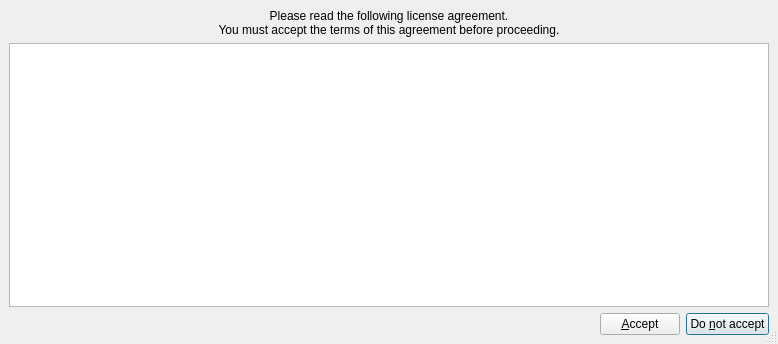
<ui version="4.0" >
 <author></author>
 <comment></comment>
 <exportmacro></exportmacro>
 <class>EULADialogBase</class>
 <widget class="QDialog" name="EULADialogBase" >
  <property name="geometry" >
   <rect>
    <x>0</x>
    <y>0</y>
    <width>778</width>
    <height>344</height>
   </rect>
  </property>
  <property name="minimumSize" >
   <size>
    <width>300</width>
    <height>300</height>
   </size>
  </property>
  <property name="windowTitle" >
   <string>License agreement</string>
  </property>
  <property name="sizeGripEnabled" >
   <bool>true</bool>
  </property>
  <layout class="QGridLayout" >
   <property name="margin" >
    <number>9</number>
   </property>
   <property name="spacing" >
    <number>6</number>
   </property>
   <item row="1" column="0" colspan="3" >
    <widget class="QTextEdit" name="eulaEdit_" >
     <property name="undoRedoEnabled" >
      <bool>false</bool>
     </property>
     <property name="lineWrapMode" >
      <enum>QTextEdit::WidgetWidth</enum>
     </property>
     <property name="readOnly" >
      <bool>true</bool>
     </property>
     <property name="acceptRichText" >
      <bool>false</bool>
     </property>
    </widget>
   </item>
   <item row="0" column="0" colspan="3" >
    <widget class="QLabel" name="eulaHeaderLabel_" >
     <property name="text" >
      <string>Please read the following license agreement. &lt;br/>You must accept the terms of this agreement before proceeding.</string>
     </property>
     <property name="textFormat" >
      <enum>Qt::RichText</enum>
     </property>
     <property name="alignment" >
      <set>Qt::AlignCenter</set>
     </property>
    </widget>
   </item>
   <item row="2" column="0" >
    <spacer>
     <property name="orientation" >
      <enum>Qt::Horizontal</enum>
     </property>
     <property name="sizeType" >
      <enum>QSizePolicy::Expanding</enum>
     </property>
     <property name="sizeHint" >
      <size>
       <width>317</width>
       <height>20</height>
      </size>
     </property>
    </spacer>
   </item>
   <item row="2" column="1" >
    <widget class="QPushButton" name="acceptButton_" >
     <property name="sizePolicy" >
      <sizepolicy>
       <hsizetype>1</hsizetype>
       <vsizetype>4</vsizetype>
       <horstretch>0</horstretch>
       <verstretch>0</verstretch>
      </sizepolicy>
     </property>
     <property name="text" >
      <string>&amp;Accept</string>
     </property>
     <property name="shortcut" >
      <string>Alt+A</string>
     </property>
     <property name="autoDefault" >
      <bool>false</bool>
     </property>
     <property name="default" >
      <bool>false</bool>
     </property>
    </widget>
   </item>
   <item row="2" column="2" >
    <widget class="QPushButton" name="rejectButton_" >
     <property name="sizePolicy" >
      <sizepolicy>
       <hsizetype>1</hsizetype>
       <vsizetype>4</vsizetype>
       <horstretch>0</horstretch>
       <verstretch>0</verstretch>
      </sizepolicy>
     </property>
     <property name="text" >
      <string>Do &amp;not accept</string>
     </property>
     <property name="shortcut" >
      <string>Alt+N</string>
     </property>
     <property name="default" >
      <bool>true</bool>
     </property>
    </widget>
   </item>
  </layout>
 </widget>
 <layoutdefault spacing="6" margin="11" />
 <pixmapfunction>qPixmapFromMimeSource</pixmapfunction>
 <tabstops>
  <tabstop>rejectButton_</tabstop>
  <tabstop>acceptButton_</tabstop>
 </tabstops>
 <resources/>
 <connections>
  <connection>
   <sender>rejectButton_</sender>
   <signal>clicked()</signal>
   <receiver>EULADialogBase</receiver>
   <slot>reject()</slot>
   <hints>
    <hint type="sourcelabel" >
     <x>20</x>
     <y>20</y>
    </hint>
    <hint type="destinationlabel" >
     <x>20</x>
     <y>20</y>
    </hint>
   </hints>
  </connection>
  <connection>
   <sender>acceptButton_</sender>
   <signal>clicked()</signal>
   <receiver>EULADialogBase</receiver>
   <slot>accept()</slot>
   <hints>
    <hint type="sourcelabel" >
     <x>20</x>
     <y>20</y>
    </hint>
    <hint type="destinationlabel" >
     <x>20</x>
     <y>20</y>
    </hint>
   </hints>
  </connection>
 </connections>
</ui>
